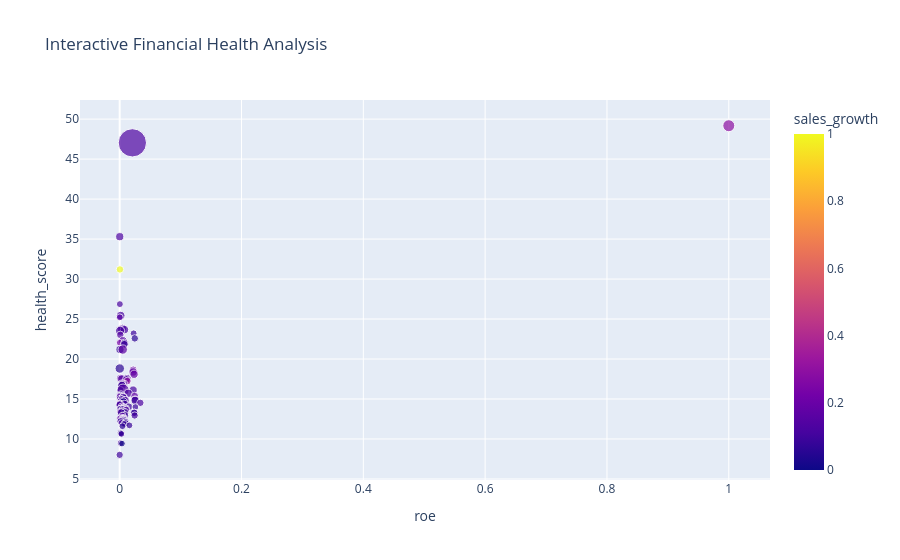

Notebook cell for this chart:
### Code cell
fig = px.scatter(
    company_metrics.reset_index(),
    x="roe",
    y="health_score",
    color="sales_growth",
    hover_name="company_id",
    size="net_margin",
    title="Interactive Financial Health Analysis"
)

fig.show()
